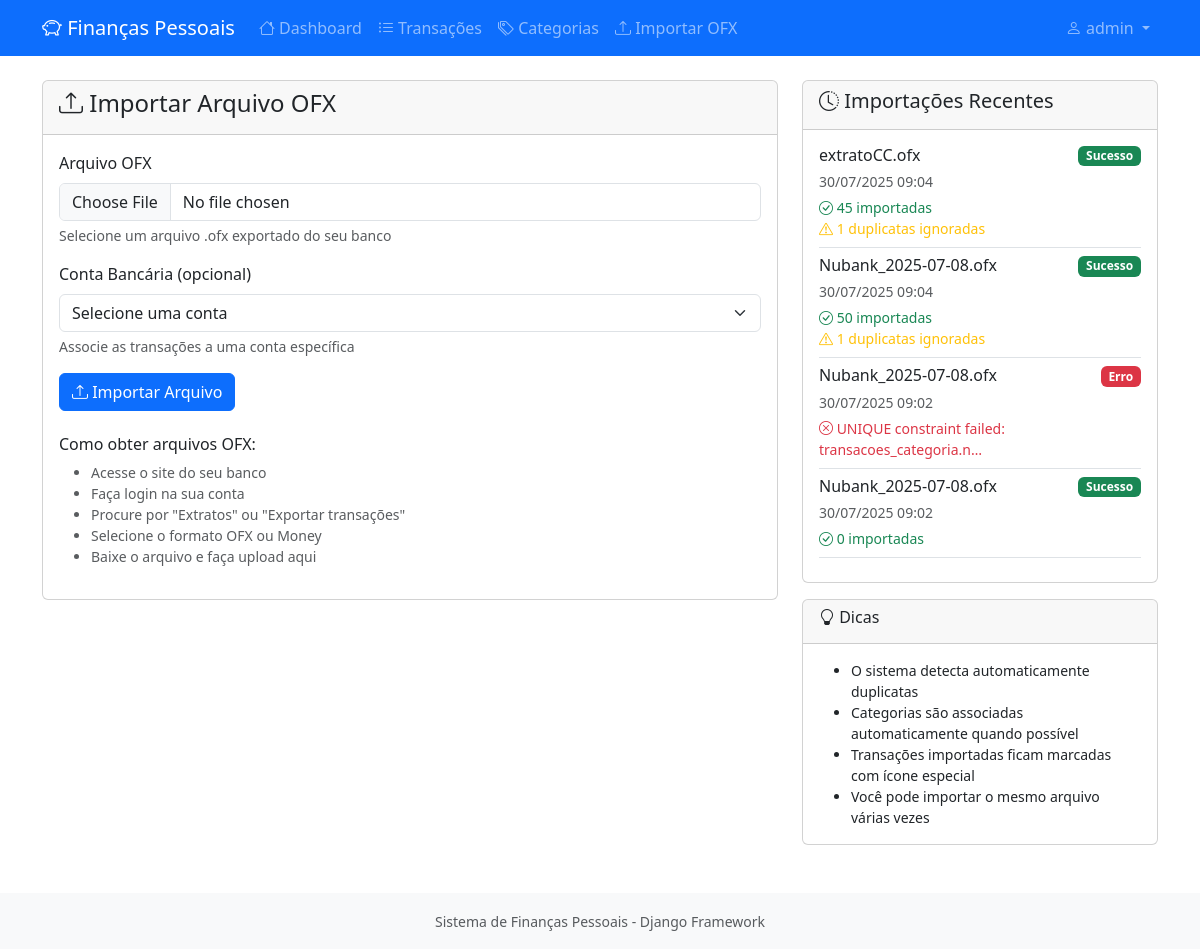
/transacoes/importar-ofx/ (signed in), run on the app's committed database.
### transacoes/models.py (models this page shows, shortened)
class ImportacaoOFX(models.Model):
    arquivo_nome = models.CharField(max_length=255)
    data_importacao = models.DateTimeField(auto_now_add=True)
    usuario = models.ForeignKey(User, on_delete=models.CASCADE)
    total_transacoes = models.IntegerField(default=0)
    transacoes_importadas = models.IntegerField(default=0)
    transacoes_duplicadas = models.IntegerField(default=0)
    sucesso = models.BooleanField(default=True)
    erro = models.TextField(blank=True)
    class Meta:
        verbose_name_plural = 'Importações OFX'
        ordering = ['-data_importacao']

### transacoes/views.py (the view, shortened to what this page needs)
# urls.py: path('importar-ofx/', views.importar_ofx, name='importar_ofx'),
@login_required
def importar_ofx(request):
    contas = ContaBancaria.objects.filter(usuario=request.user, ativa=True)
    importacoes = ImportacaoOFX.objects.filter(usuario=request.user)[:10]
    return render(request, 'transacoes/importar_ofx.html', {
        'contas': contas,
        'importacoes': importacoes
    })

### templates/transacoes/importar_ofx.html (shortened to what this page needs)
{% extends 'base.html' %}
{% block content %}
<div class="row">
    <div class="col-md-8">
        <div class="card">
            <div class="card-header">
                <h4><i class="bi bi-upload"></i> Importar Arquivo OFX</h4>
            </div>
            <div class="card-body">
                <form method="post" enctype="multipart/form-data">
                    <div class="mb-3">
                        <label for="arquivo_ofx" class="form-label">Arquivo OFX</label>
                        <input type="file" name="arquivo_ofx" id="arquivo_ofx" class="form-control" accept=".ofx" required>
                        <div class="form-text">
                            Selecione um arquivo .ofx exportado do seu banco
                        </div>
                    </div>
                    <div class="mb-3">
                        <label for="conta_bancaria" class="form-label">Conta Bancária (opcional)</label>
                        <select name="conta_bancaria" id="conta_bancaria" class="form-select">
                            <option value="">Selecione uma conta</option>
                        </select>
                        <div class="form-text">
                            Associe as transações a uma conta específica
                        </div>
                    </div>
                    <button type="submit" class="btn btn-primary">
                        <i class="bi bi-upload"></i> Importar Arquivo
                    </button>
                </form>
                <div class="mt-4">
                    <h6>Como obter arquivos OFX:</h6>
                    <ul class="small text-muted">
                        <li>Acesse o site do seu banco</li>
                        <li>Faça login na sua conta</li>
                        <li>Procure por "Extratos" ou "Exportar transações"</li>
                        <li>Selecione o formato OFX ou Money</li>
                        <li>Baixe o arquivo e faça upload aqui</li>
                    </ul>
                </div>
            </div>
        </div>
    </div>
    <div class="col-md-4">
        <div class="card">
            <div class="card-header">
                <h5><i class="bi bi-clock-history"></i> Importações Recentes</h5>
            </div>
            <div class="card-body">
                {% if importacoes %}
                    {% for importacao in importacoes %}
                        <div class="border-bottom pb-2 mb-2">
                            <div class="d-flex justify-content-between align-items-start">
                                <div>
                                    <h6 class="mb-1">{{ importacao.arquivo_nome }}</h6>
                                    <small class="text-muted">{{ importacao.data_importacao|date:"d/m/Y H:i" }}</small>
                                </div>
                                {% if importacao.sucesso %}
                                    <span class="badge bg-success">Sucesso</span>
                                {% else %}
                                    <span class="badge bg-danger">Erro</span>
                                {% endif %}
                            </div>
                            {% if importacao.sucesso %}
                                <div class="small mt-1">
                                    <div class="text-success">
                                        <i class="bi bi-check-circle"></i> {{ importacao.transacoes_importadas }} importadas
                                    </div>
                                    {% if importacao.transacoes_duplicadas > 0 %}
                                        <div class="text-warning">
                                            <i class="bi bi-exclamation-triangle"></i> {{ importacao.transacoes_duplicadas }} duplicatas ignoradas
                                        </div>
                                    {% endif %}
                                </div>
                            {% else %}
                                <div class="small text-danger mt-1">
                                    <i class="bi bi-x-circle"></i> {{ importacao.erro|truncatechars:50 }}
                                </div>
                            {% endif %}
                        </div>
                    {% endfor %}
                {% else %}
                    <p class="text-muted text-center">Nenhuma importação realizada ainda</p>
                {% endif %}
            </div>
        </div>
        <div class="card mt-3">
            <div class="card-header">
                <h6><i class="bi bi-lightbulb"></i> Dicas</h6>
            </div>
            <div class="card-body">
                <ul class="small mb-0">
                    <li>O sistema detecta automaticamente duplicatas</li>
                    <li>Categorias são associadas automaticamente quando possível</li>
                    <li>Transações importadas ficam marcadas com ícone especial</li>
                    <li>Você pode importar o mesmo arquivo várias vezes</li>
                </ul>
            </div>
        </div>
    </div>
</div>
{% endblock %}

### templates/base.html (shortened to what this page needs)
<!DOCTYPE html>
<html lang="pt-br">
<head>
    <link href="https://cdn.jsdelivr.net/npm/bootstrap@5.3.0/dist/css/bootstrap.min.css" rel="stylesheet">
    <link href="https://cdn.jsdelivr.net/npm/bootstrap-icons@1.10.0/font/bootstrap-icons.css" rel="stylesheet">
</head>
<body>
    <nav class="navbar navbar-expand-lg navbar-dark bg-primary">
        <div class="container">
            <a class="navbar-brand" href="{% url 'home' %}">
                <i class="bi bi-piggy-bank"></i> Finanças Pessoais
            </a>
            {% if user.is_authenticated %}
            <div class="collapse navbar-collapse" id="navbarNav">
                <ul class="navbar-nav me-auto">
                    <li class="nav-item">
                        <a class="nav-link" href="{% url 'dashboard:home' %}">
                            <i class="bi bi-house"></i> Dashboard
                        </a>
                    </li>
                    <li class="nav-item">
                        <a class="nav-link" href="{% url 'transacoes:lista' %}">
                            <i class="bi bi-list-ul"></i> Transações
                        </a>
                    </li>
                    <li class="nav-item">
                        <a class="nav-link" href="{% url 'transacoes:categorias' %}">
                            <i class="bi bi-tags"></i> Categorias
                        </a>
                    </li>
                    <li class="nav-item">
                        <a class="nav-link" href="{% url 'transacoes:importar_ofx' %}">
                            <i class="bi bi-upload"></i> Importar OFX
                        </a>
                    </li>
                </ul>
                <ul class="navbar-nav">
                    <li class="nav-item dropdown">
                        <a class="nav-link dropdown-toggle" href="#" role="button" data-bs-toggle="dropdown">
                            <i class="bi bi-person"></i> {{ user.username }}
                        </a>
                    </li>
                </ul>
            </div>
            {% endif %}
        </div>
    </nav>
    <main class="container mt-4">
        {% block content %}{% endblock %}
    </main>
    <footer class="bg-light text-center mt-5 py-3">
        <div class="container">
            <small class="text-muted">Sistema de Finanças Pessoais - Django Framework</small>
        </div>
    </footer>
</body>
</html>

### data on the page
ImportacaoOFX: arquivo_nome "extratoCC.ofx", data_importacao "30/07/2025 09:04", sucesso "Sucesso", transacoes_importadas "45", transacoes_duplicadas "1"
ImportacaoOFX: arquivo_nome "Nubank_2025-07-08.ofx", data_importacao "30/07/2025 09:04", sucesso "Sucesso", transacoes_importadas "50", transacoes_duplicadas "1"
ImportacaoOFX: arquivo_nome "Nubank_2025-07-08.ofx", data_importacao "30/07/2025 09:02", sucesso "Erro", erro "UNIQUE constraint failed: transacoes_categoria.n…"
ImportacaoOFX: arquivo_nome "Nubank_2025-07-08.ofx", data_importacao "30/07/2025 09:02", sucesso "Sucesso", transacoes_importadas "0"

### other printed values
{{ user.username }} "admin"
